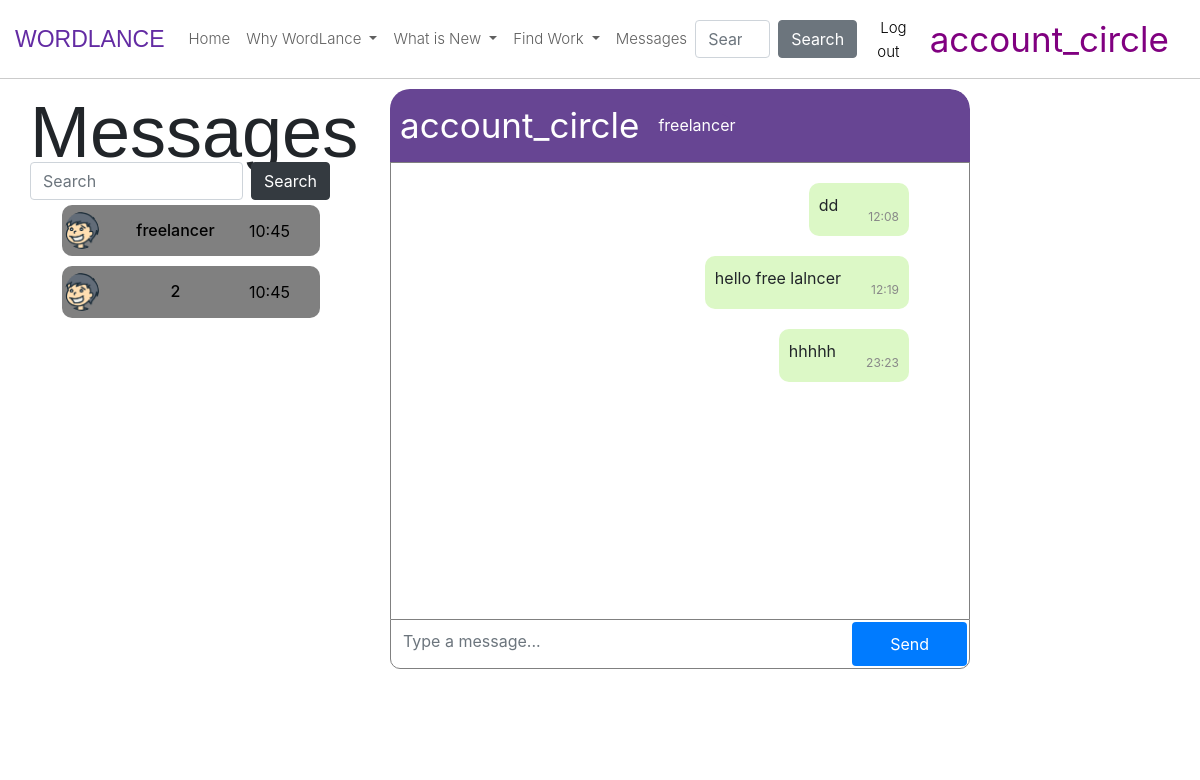
/convirsation/1 (signed in), run on the app's committed database.
### app.py (models this page shows)
class freelancers(UserMixin, db.Model):
    id = db.Column(db.Integer, primary_key=True, autoincrement=True)
    email = db.Column(db.String(50), unique=True, nullable=False)
    password = db.Column(db.String(128), nullable=False)  # Adjusted for secure hashing
    firstname = db.Column(db.String(50), nullable=False)
    lastname = db.Column(db.String(50), nullable=False)
    phone_num = db.Column(db.String(20), nullable=True)
    succeces = db.Column(db.Integer, nullable=True)
    address = db.Column(db.String(255))
    gender = db.Column(db.String(20))
    birthdate = db.Column(db.Date)
    company = db.Column(db.String(50), nullable=True)
    self_intro = db.Column(db.String(1000), nullable=False)
    profile_title = db.Column(db.String(50), nullable=False)
    price_of_work_for_hour = db.Column(db.Integer, nullable=True)
    date_created = db.Column(db.DateTime, default=datetime.utcnow)

class Message(db.Model):
    message_id = db.Column(db.Integer, primary_key=True, autoincrement=True)
    sender_client_id = db.Column(db.Integer, db.ForeignKey('clients.id'), nullable=True)
    receiver_client_id = db.Column(db.Integer, db.ForeignKey('clients.id'), nullable=True)
    content = db.Column(db.Text)
    date_posted = db.Column(db.DateTime, default=datetime.utcnow)

### app.py (the view)
@app.route('/convirsation/<int:receiver_id>', methods=['GET', 'POST'])
@login_required
def convirsation(receiver_id):
    form = messageForm()
    form2 = SearchForm()
    current_user_id = current_user.id
    if form.validate_on_submit():
        content = form.content.data
        form.content.data = ""
        new_message = Message(sender_client_id=current_user_id, receiver_client_id=receiver_id, content=content)
        db.session.add(new_message)
        db.session.commit()
    messages_sent_to_receiver = Message.query.filter(
        (Message.sender_client_id == current_user_id) &
        (Message.receiver_client_id == receiver_id)
    ).order_by(Message.date_posted).all()
    messages_received_from_receiver = Message.query.filter(
        (Message.sender_client_id == receiver_id) &
        (Message.receiver_client_id == current_user_id)
    ).order_by(Message.date_posted).all()
    all_messages = messages_sent_to_receiver + messages_received_from_receiver
    messages_dict = []
    for m in all_messages:
        is_sender = 1 if m.sender_client_id == current_user_id else 0
        messages_dict.append({
            'content': m.content,
            'date_posted': m.date_posted,
            'is_sender': is_sender
        })
    messages_dict.sort(key=lambda x: x['date_posted'])
    id = current_user.id
    thos_hwo_send_to_you = Message.query.filter(Message.receiver_client_id == current_user.id).all()
    thos_hwo_you_send_to = Message.query.filter(Message.sender_client_id == current_user.id).all()
    users = []
    for m in thos_hwo_send_to_you:
        sender = freelancers.query.filter(freelancers.id == m.sender_client_id).first()
        users.append(sender)
    for m in thos_hwo_you_send_to:
        sender = freelancers.query.filter(freelancers.id == m.receiver_client_id).first()
        users.append(sender)
    user_connect_with_now = freelancers.query.filter(freelancers.id==receiver_id).first()
    for u in users:
        k = users.count(u)
        if k > 1:
            for i in range(k - 1):
                users.remove(u)
    login = True
    return render_template("convirsation.html", login=login, form2=form2, messages=messages_dict, form=form, users=users, receiver_id=receiver_id, user_connect_with_now=user_connect_with_now)

### app.py
class messageForm(FlaskForm):
    content = StringField("Youe message: ", validators=[DataRequired()])
    submit = SubmitField("Send")

class SearchForm(FlaskForm):
    email = StringField("Youe searched: ", validators=[DataRequired()])
    search = SubmitField("Search")

### app.py (called while the page is built)
@login_manager.user_loader
def load_user(id):
    return freelancers.query.get(int(id))

@app.context_processor
def base():
    form = GlobalSearchForm()
    return dict(form=form)

### templates/convirsation.html (shortened to what this page needs)
{% extends "Base2.html" %}
{% block content %}
	<center>
        <div>
            <H1  class="display-3" style="font-family: 'Gill Sans', sans-serif; position: absolute;left: 30px;">Messages</H1>
            <form action="{{url_for('search')}}" novalidate method="POST" class="d-flex" role="search" style="max-width:300px;position: absolute;left: 30px;top: 150px;padding-top: 12px;">
                {{ form2.email(class="form-control me-2", placeholder="Search")}}
                <br>
                {{ form2.search(class="btn btn-dark ") }}
            </form>
            <div class="container" style="max-width:290px;background-color: white;position: absolute;left: 30px;top: 200px;height: 69%;border-radius: 40px;padding: 0;width: 600px;border: none;">
                 <ul>
                   {% for u in users%}
                    {% if not u.id == current_user.id %}
                        <li style="margin-left: 0;padding: 5px 0px;">
                            <div   style="background-color: gray; border-radius: 10px; padding: 4px 0px;padding-right: 30px;color: black;">
                                <a href="{{url_for('convirsation', receiver_id= u.id)}}" style="text-decoration: none;color: black;">
                                    <div style="display: flex; flex-direction: row; justify-content: space-between; align-items: center; width: 100%;">
                                        <span class="material-symbols-outlined" style="font-size:0px; color: purple;">
                                                <img src="{{ url_for('static', filename='images/profile1.png') }}" alt="Example Image" width="40px" style="border-radius:50%;margin: 0px;padding: 3px;">
                                        </span>
                                        <h5 class="user_name" style="margin: 0;text-shadow: none;font-size: 16px;">
                                            {{ u.email.split('@')[0] }}
                                        </h5>
                                        <p class="timestamp2" style="margin: 0;text-shadow: none;">10:45</p>
                                    </div>
                                </a>
                            </div>
                        </li>
                    {% endif %}
                {% endfor %}
                </ul>
            </div>
        </div>
        <div class="chat-container" style="height: 10px; overflow-y: auto;max-width: 1000px;width: 950px;border: none;display: flex;float: left;margin-bottom: 50px;">
            <div class="chat-header" style="display: flex;
                                            flex-direction: row;
                                            justify-content: start;
                                            align-items: center;
                                            background-color: #674593;
                                            border-top-left-radius: 20px;
                                            border-top-right-radius: 20px;
                                            background-color: #674593;
                                            border-top-left-radius: 20px;
                                            border-top-right-radius: 20px;" >
                <span class="material-symbols-outlined" style="font-size:35px; color: purple;">
                    <a href=" {{url_for('my_profile', user_id=receiver_id)}}" style="color: white;padding-right: 19px;margin-left: 0px    ;">  account_circle</a>
                </span>
                <span   style="background-color: #674593; border-top-left-radius: 20px; border-top-right-radius: 20px;float: left;margin-right: 350px;">
                    {{user_connect_with_now.email.split('@')[0] }}
                </span>
            </div>
            <div class="chat-messages" id="chatMessages" style="border: 1px solid gray; border-bottom: none;">
                {% for message in messages %}
                    {% if message.is_sender %}
                        <div class="message sender">
                            {{ message.content }}
                            <span class="timestamp">{{ message.date_posted.strftime('%H:%M')  }}</span>
                        </div>
                    {% else %}
                        <div class="message receiver">
                            {{ message.content }}
                            <span class="timestamp">{{ message.date_posted.strftime('%H:%M')  }}</span>
                        </div>
                    {% endif %}
                {% endfor %}
            </div>
            <div class="chat-input" style="display: flex; flex-direction: row; padding: 2px; border:1px solid gray;border-radius: 10px;border-top-right-radius: 0;border-top-left-radius: 0;">
                <form id="chatForm" novalidate method="POST" style="display: flex; flex-direction: row; width: 100%;">
                    {{ form.content(class="form-control CW input_message", placeholder="Type a message...", style="flex: 1 1 80%; margin-right: 10px;") }}
                    <br>
                    {{ form.submit(class="btn btn-primary send_button", style="flex: 0 0 20%;") }}
                </form>
            </div>
        </div>
    </center>
{% endblock content%}

### templates/Base2.html (style rules this page uses)
@media screen and (min-width: 769px) { .container { background-color: rgb(43, 47, 50); color: white; text-shadow: 1px 1px 2px rgba(0, 0, 0, 0.7); padding: 20px; text-align: center; } }

### templates/convirsation.html (style rules this page uses)
.chat-messages { flex: 1; padding: 10px; overflow-y: auto; }
.message { margin: 10px 0; padding: 10px; border-radius: 10px; max-width: 70%; margin-right: 50px; clear: both; position: relative; display: inline-block; }
.message .timestamp { display: block; font-size: 0.75em; color: #888; margin-top: 15px; float: right; text-align: right; padding-left: 30px; }
.chat-container { padding-left: 370px; margin: 0 auto; border: 1px solid #ddd; border-radius: 20px; border-bottom-left-radius: 0; border-bottom-right-radius: 0; background-color: #fff; display: flex; flex-direction: column; min-height: 580px; }
.chat-header { background-color: #007bff; color: #fff; padding: 10px; text-align: center; }
.sender { background-color: #dcf8c6; float: right; text-align: right; }
.chat-input { display: flex; border-top: 1px solid #ddd; }
.chat-input input { flex: 1; padding: 10px; border: none; outline: none; }

### data on the page
freelancers: email "freelancer"
freelancers: email "2"
Message: content "dd", date_posted "12:08"
Message: content "hello free lalncer", date_posted "12:19"
Message: content "hhhhh", date_posted "23:23"
